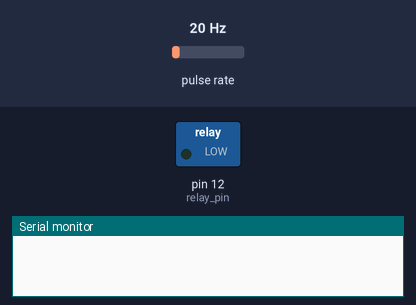
This sketch was run on a simulated Arduino Uno, built with avr-gcc and run on an emulated ATmega328P. Parts: switched loads named in the sketch (green lamp = pin HIGH), the last lines printed to the serial monitor. Wiring (inferred from the names in the program): pulse sensor: data pin 2. The test bench sets the inputs (shaded band); at power-on: pulse rate 20 Hz.

Above: at 4.2 s.
4.3 s: pulse rate (sensor on pin 2) set to 27 Hz
6.4 s: pulse rate (sensor on pin 2) set to 33 Hz
At 8.6 s:
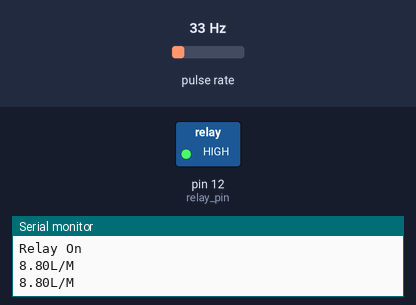
Timing chart, 0 to 10.1 s (numbered marks = the images above; inputs shaded):
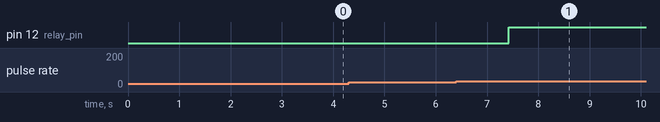

Measured:
- the behaviour switches between 30 and 31 Hz on pulse rate (sensor on pin 2) (found by bisection; images 0 and 1)
- after the input at 4.3 s, every drawn part: stays the same
- after the input at 6.4 s, pin 12 (relay_pin): LOW → HIGH after 1.0 s

The sketch:

motor_on_off_based_on_rain.ino
```cpp
#include <EEPROM.h>                         // EEPROM

#include <avr/wdt.h>
#define flow_sensor_pin   2                  // FLOW SENSOR PIN
#define relay_pin         12                 // RELAY PIN
int eeAddress = 0;
unsigned long relay_on_time = 0;
unsigned long max_time_limit = 600000;        // 600000 for 10 Minitues
int relay_status = 0;
int X;
int Y;
float TIME = 0;
float FREQUENCY = 0;
float WATER = 0;
float TOTAL = 0;
float LS = 0;

struct master_info{
  double max_water_limit;                         // Max Water Limit
  double consumed_water;                          // Total Consumed Water
  int emergency_status = 0;                       // 0/1 -> Valve Open/Closed
};
master_info mi;
void(* resetFunc) (void) = 0;
void setup() {
  pinMode(relay_pin, OUTPUT);
  pinMode(flow_sensor_pin,INPUT);
  digitalWrite(relay_pin, LOW);
  Serial.begin(9600);
  EEPROM.get(eeAddress, mi);
//  max_water_limit = mi.max_water_limit;
//  consumed_water = mi.consumed_water;
//  emergency_status = mi.emergency_status;
  wdt_disable();
  delay(3000);
  wdt_enable(WDTO_8S);
}

void loop() {
  wdt_reset();
  delay(1000);
  X = pulseIn(flow_sensor_pin, HIGH);
  Y = pulseIn(flow_sensor_pin, LOW);
  TIME = X + Y;
  FREQUENCY = 1000000/TIME;
  WATER = 2*(FREQUENCY/7.5); // This is a calibrated line. 2 is multipled for calibration.
  LS = WATER/60;
  if(FREQUENCY >= 0){
    if(isinf(FREQUENCY)){
      Serial.println("Rain Stopped");
      Serial.println("0.00L/M");
      //Serial.println((String)consumed_water+"L");
      if(relay_status == 1){
        relay_status = 0;
        digitalWrite(relay_pin, LOW);
      }
    }
    else  {
      if(relay_status == 0){
        relay_status = 1;
        relay_on_time = millis();
        digitalWrite(relay_pin, HIGH);
        Serial.println("Rain Started");
        Serial.println("Relay On");
      }
      if(millis() - relay_on_time >= max_time_limit){
        digitalWrite(relay_pin, LOW);
      }
      Serial.println((String)WATER+"L/M");


    }
  }
}
//void saveCredentials() {
//  mi.max_water_limit = max_water_limit;
//  mi.emergency_status = emergency_status;
//  mi.consumed_water = consumed_water;
//
//  int eeAddress = 0;
//  EEPROM.put(eeAddress, mi);
//
//}
```
